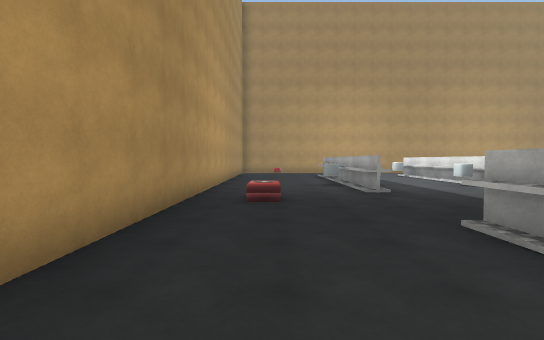
view 1 (above)

24 first-person views from a walk through a Unity game level. The camera is 1.5 m above the floor, tilts 2° down and sees 85° across. The floor is counted in squares, 2 m on a side. Each view is taken from the middle of a square. On the plan, view 1 faces up. The plan holds only what a view shows up to about 10 squares ahead; the rest is blank. The place goes on beyond the plan. Some animated figures are left out. Some surface patterns are stand-ins.

view 2
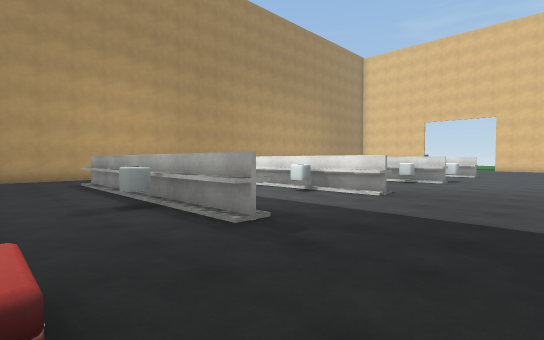

view 3
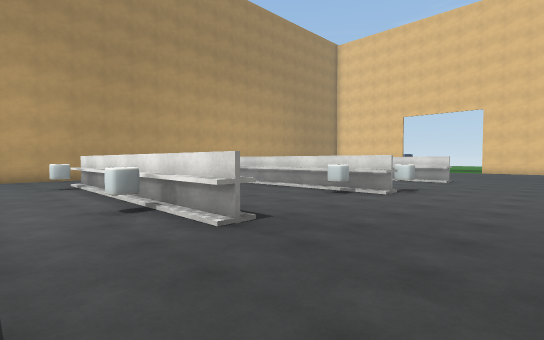

view 4
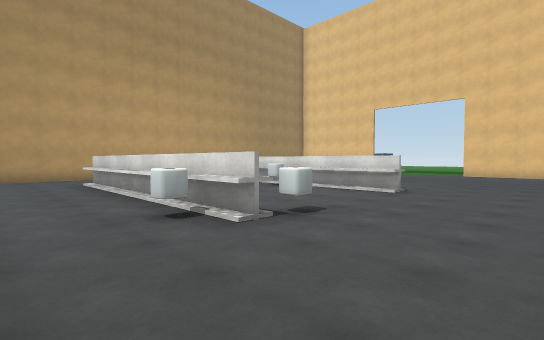

view 5
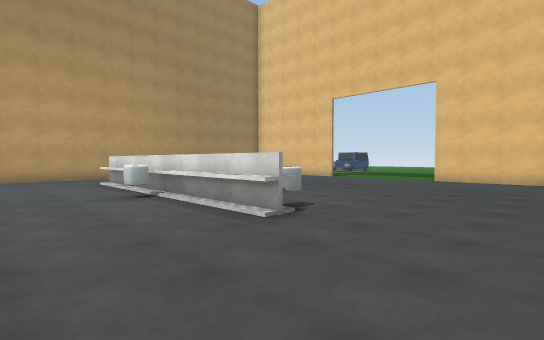

view 6
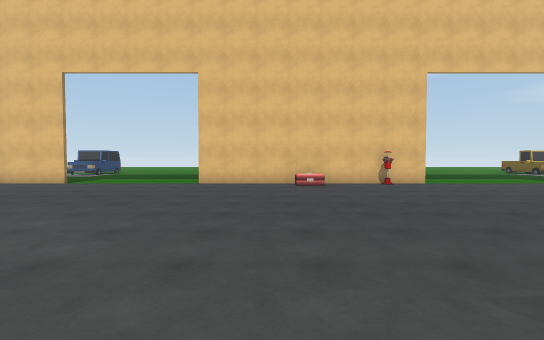

view 7
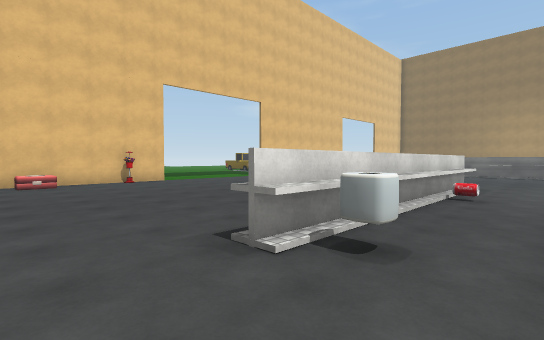

view 8
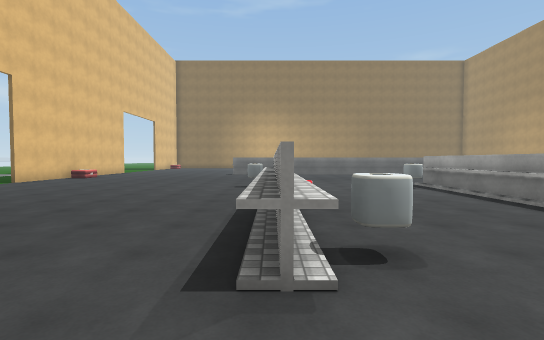

view 9
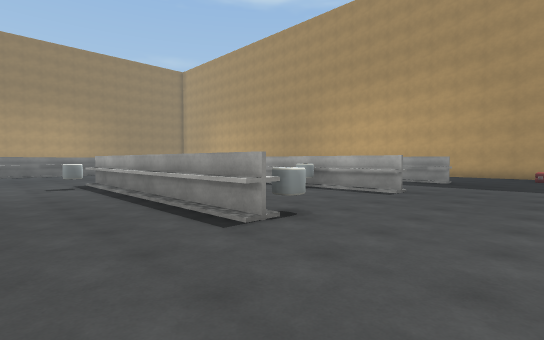

view 10
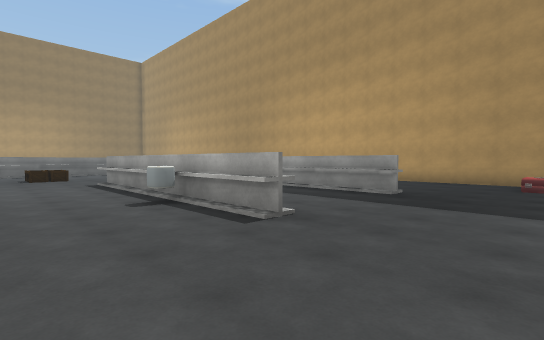

view 11
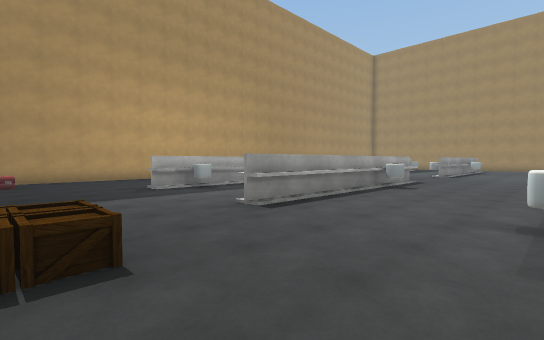

view 12
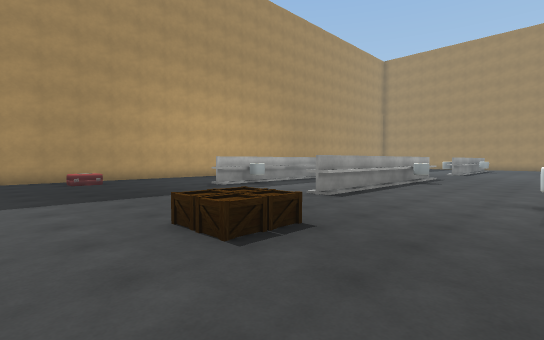

view 13
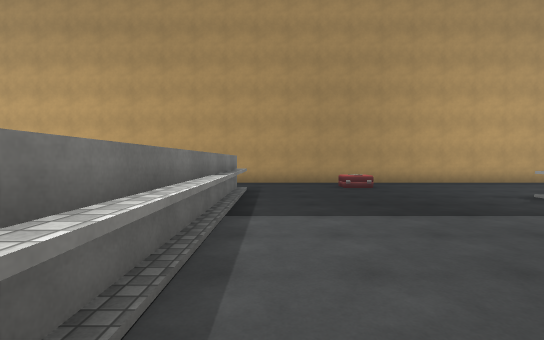

view 14
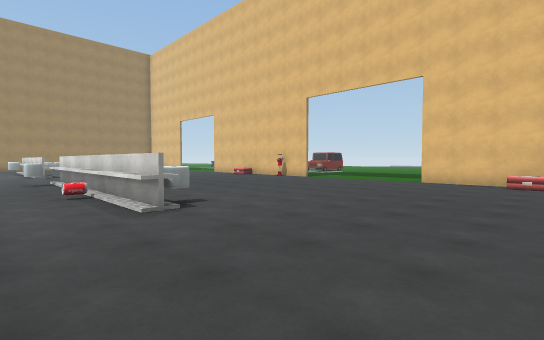

view 15
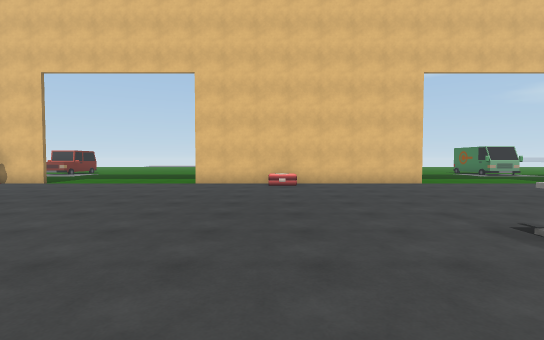

view 16
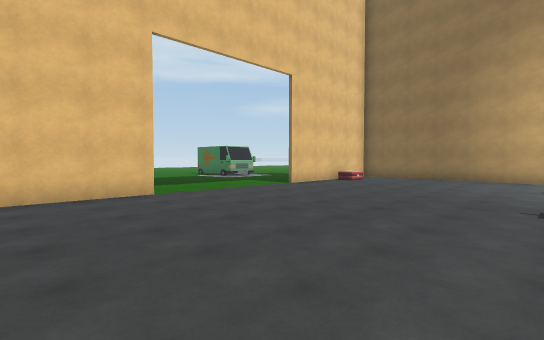

view 17
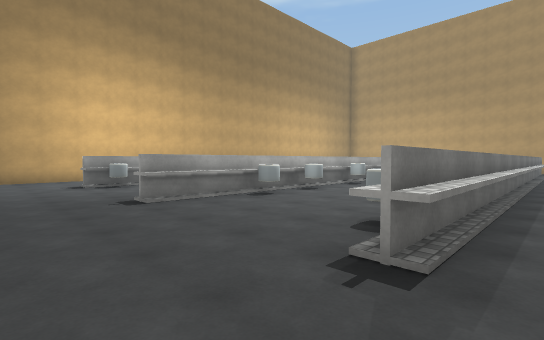

view 18
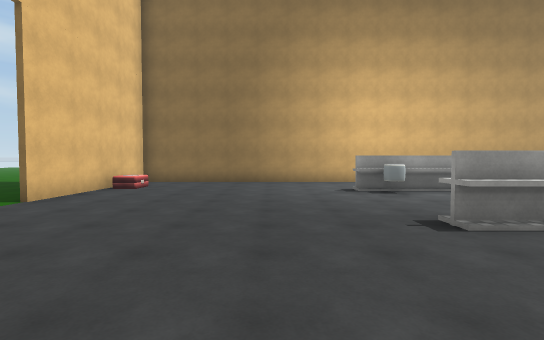

view 19
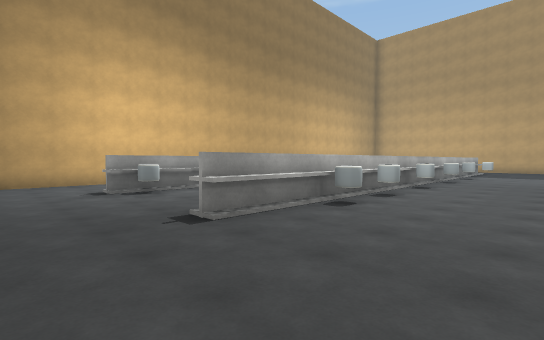

view 20
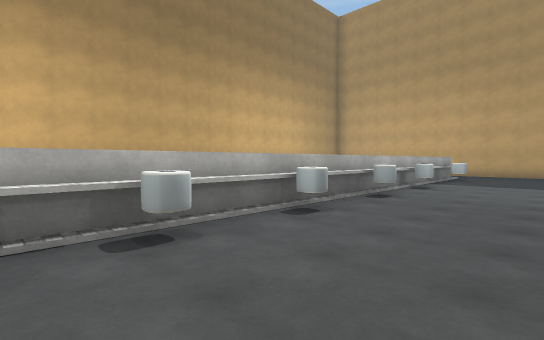

view 21
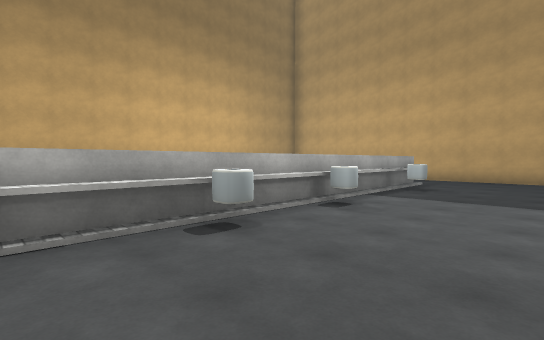

view 22
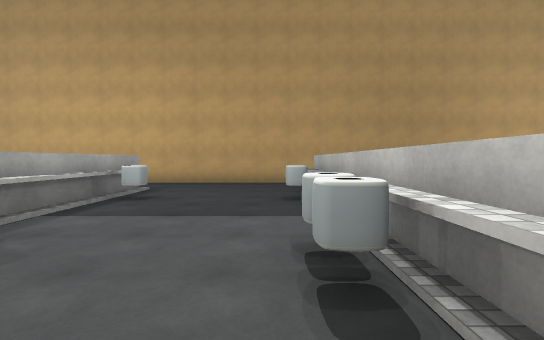

view 23
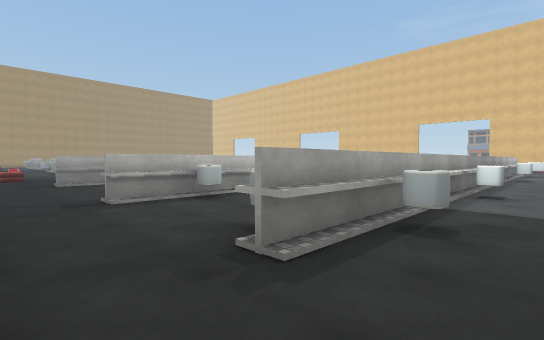

view 24
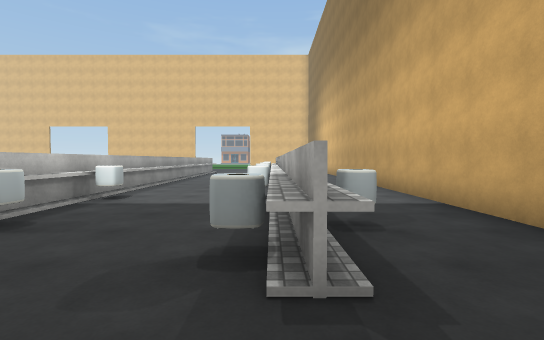

### Floor plan
Points are (right, up) in squares from view 1. A wall is a line through its corners. A room is listed if a view was taken in it or the views show most of it. See-through windows are left out.
Room 1 (views 1, 2, 3, 4, 5, 6, 7, 8, 9, 10, 11, 12, 13, 14, 15, 16, 17, 18, 19, 20, 21, 22, 23, 24)
walls: (14.9, -2.6) (14.9, 3.4); (10.5, 2.6) (10.5, -2.5); (14.6, 3.3) (15.2, 3.3); (14.9, 3.2) (14.9, 0.4); (6.2, 3.4) (6.2, -2.6); (5.9, 3.3) (6.5, 3.3); (2.5, -0.8) (2.5, -2.6); (2.5, 0.6) (2.5, -0.1); (6.9, -9.9) (0.5, -9.9); (10.4, 7.4) (10.4, 13.6); (14.9, 6.6) (14.9, 13.4); (16.9, -9.6) (16.9, -10.2); (15.2, 6.7) (14.6, 6.7); (2.4, 2.5) (2.4, 3.4); (6.5, 6.7) (5.9, 6.7); (6.1, 6.6) (6.1, 13.9); (2.5, 3.4) (2.5, 1.5); (2.1, 3.3) (2.7, 3.3); (2.8, 6.7) (2.1, 6.7); (2.4, 6.6) (2.4, 13.9); (11.5, -14.3) (12.6, -14.3); (9, -14.4) (6.4, -14.4); (-1.6, -0.1) (-1.6, -15.4); (23.3, 1.4) (23.3, 7.4); (14.5, -14.3) (17, -14.3); (0.6, -9.9) (17, -9.9); (6.5, -14.3) (9.6, -14.3); (16.9, -14.1) (16.9, -14.8); (4.5, -14.4) (0.6, -14.4) (0.6, -14); (23.3, -11.8) (23.3, -4.5); (0.5, -14.3) (4.6, -14.3); (11.5, -18.3) (1.4, -18.3); (14.6, -18.2) (17, -18.2); (16.9, -18) (16.9, -18.5); (-1.6, 10) (-1.6, 1.8); (23.3, 11.5) (23.3, 13.6); (9.8, 16.4) (8.5, 16.4); (13.8, 16.4) (12.5, 16.4); (1.4, -18.2) (6.2, -18.2); (5.8, 16.4) (4.5, 16.4); (16.1, -21) (23.3, -21) (23.3, -16.1); (1.8, 16.4) (0.5, 16.4); (2.1, -21) (9, -21)
low walls: (14.6, -2.6) (14.6, 1); (10.8, 3.4) (10.8, -2.5); (14.6, 2.4) (14.6, 3.3); (6.5, 3.3) (6.5, -2.6); (12.2, -9.6) (16.9, -9.6); (10.2, 6.6) (10.2, 13.6); (7.2, -10.2) (5.9, -10.2); (14.6, 6.7) (14.6, 10.4); (2.1, 2.2) (2.1, 3.3); (2.7, 3.3) (2.7, -2.1); (5.9, 6.7) (5.9, 9); (2.5, -9.6) (7.4, -9.6); (11.5, -14.1) (12.2, -14.1); (5.9, 9.1) (5.9, 10.5); (1.9, -10.2) (0.5, -10.2); (8.5, -14.1) (9.6, -14.1); (2.1, 6.7) (2.1, 8.4); (14.5, -14.1) (16.9, -14.1); (6.5, -14.1) (7.4, -14.1); (4.4, -14.7) (2.8, -14.7); (2.5, -14.1) (4.6, -14.1); (2.1, 10.6) (2.1, 11.9); (1.5, -14.7) (0.5, -14.7); (14.8, -18) (15.6, -18); (16.5, -18) (16.9, -18); (2.1, -18.6) (1.4, -18.6)
objects: other object (0, -7); other object (0, 6); other object (1, -18); other object (2, -19); other object (2, -15); other object (2, -14); other object (2, -11); other object (2, 9); other object (3, -3); other object (5, -15); other object (5, -14) to (6, -14); other object (5, 9); other object (5, 13); other object (6, -19); other object (6, -11); other object (7, -7); other object (7, 1); other object (8, -14); other object (8, -7); other object (10, -14) to (11, -14); other object (10, -3); other object (10, 3); other object (11, -3); other object (11, 7); other object (12, -19); other object (13, -14); other object (14, -14); other object (14, -1); other object (14, 3); other object (14, 10); other object (15, -3); other object (16, -18); other object (16, -11); other object (16, 7); other object (23, 1)

Where each view was taken, in squares from view 1:
view 1: 0 up, 0 right, facing up
view 2: 4 up, 0 right, facing up-right
view 3: 4 up, 4 right, facing up-right
view 4: 4 up, 8 right, facing up-right
view 5: 4 up, 12 right, facing up-right
view 6: 5 up, 14 right, facing right
view 7: 5 up, 13 right, facing down-right
view 8: 5 up, 15 right, facing down
view 9: 6 up, 13 right, facing down-left
view 10: 6 up, 9 right, facing down-left
view 11: 7 down, 10 right, facing up-left
view 12: 9 down, 10 right, facing up-left
view 13: 9 down, 8 right, facing left
view 14: 8 down, 13 right, facing up-right
view 15: 7 down, 14 right, facing right
view 16: 9 down, 17 right, facing down-right
view 17: 9 down, 19 right, facing down-left
view 18: 11 down, 19 right, facing down
view 19: 11 down, 19 right, facing down-left
view 20: 11 down, 14 right, facing down-left
view 21: 11 down, 10 right, facing down-left
view 22: 11 down, 8 right, facing left
view 23: 20 down, 1 left, facing up-right
view 24: 18 down, 1 left, facing right
